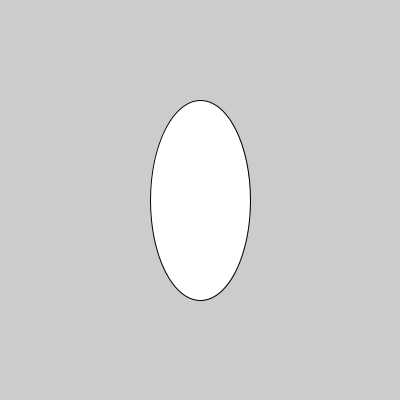
Frame 1 (no input)
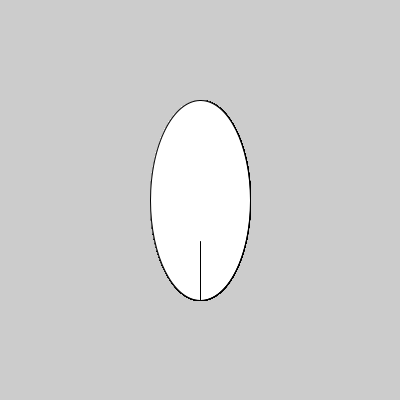
Frame 60 (the mouse pressed at the canvas centre just before this capture)
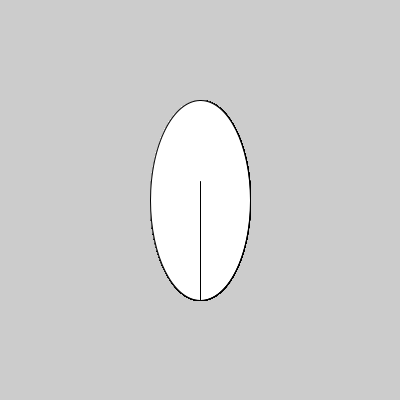
Frame 120 (the mouse held since frame 60 and released just before this capture)

The Processing sketch that drew these frames (run headless with seeded random() and noise(); from frame 60 on, the mouse is pressed at the canvas centre):

// Processing sketch: processing_135286
// ── processing_135286.pde

//Control 1 - Decisions
//Exercise #2
/*2. Create a composition with a series of lines and ellipses. 
Use an if structure to select which lines of code to run and 
which to skip.*/


int y = 300;
int x = 0;
void setup () {
  size (400,400);
}

void draw (){
  ellipse(200,200, 100,200);
  
  line(200,300, 200, y);
  y--;
  
  if (y< 100) {
    x=x+1;
    fill(x);
    ellipse(200,200,100,200);
    
  }
 
 if (y< 0 ){
  y = 300;
 }
 
  if (x > 255) {
   x = 0;
 }
 println(y,x);
 

} 
